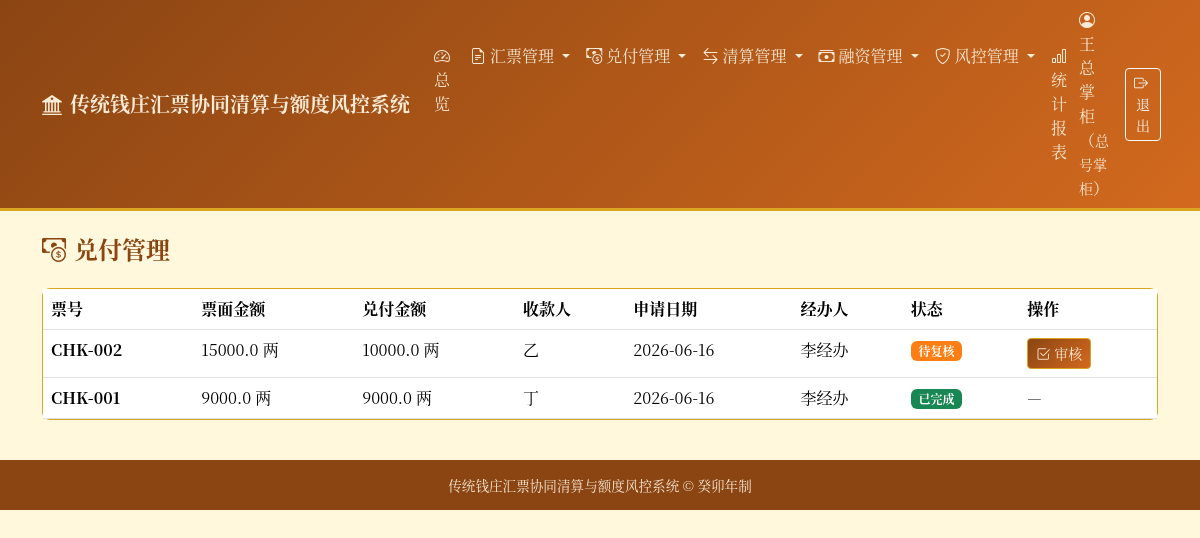
Screenshot of /redemptions (signed in) with the database file from the repository.
### tables this page shows
CREATE TABLE redemptions (
        id INTEGER PRIMARY KEY AUTOINCREMENT,
        bill_id INTEGER NOT NULL,
        payee TEXT NOT NULL,
        amount REAL NOT NULL CHECK(amount > 0),
        request_date TEXT NOT NULL,
        operator_id INTEGER NOT NULL,
        status TEXT NOT NULL DEFAULT '待复核' CHECK(status IN ('待复核', '已完成', '已拒绝')),
        reviewer_id INTEGER,
        review_date TEXT,
        review_comment TEXT,
        redeem_branch_id INTEGER,
        FOREIGN KEY (bill_id) REFERENCES bills(id),
        FOREIGN KEY (operator_id) REFERENCES users(id),
        FOREIGN KEY (reviewer_id) REFERENCES users(id),
        FOREIGN KEY (redeem_branch_id) REFERENCES branches(id)
    );

CREATE TABLE bills (
        id INTEGER PRIMARY KEY AUTOINCREMENT,
        bill_no TEXT UNIQUE NOT NULL,
        amount REAL NOT NULL CHECK(amount > 0),
        issuer_id INTEGER NOT NULL,
        issue_branch_id INTEGER,
        payee TEXT NOT NULL,
        issue_date TEXT NOT NULL,
        due_date TEXT,
        status TEXT NOT NULL DEFAULT '有效' CHECK(status IN (
            '有效', '已兑付', '已作废', '挂失', '冻结'
        )),
        remark TEXT,
        FOREIGN KEY (issuer_id) REFERENCES users(id),
        FOREIGN KEY (issue_branch_id) REFERENCES branches(id)
    );

CREATE TABLE users (
        id INTEGER PRIMARY KEY AUTOINCREMENT,
        username TEXT UNIQUE NOT NULL,
        real_name TEXT NOT NULL,
        role TEXT NOT NULL CHECK(role IN ('总号掌柜', '分号掌柜', '票号经办人', '复核人', '稽核员')),
        branch_id INTEGER,
        password TEXT NOT NULL DEFAULT '123456',
        status TEXT NOT NULL DEFAULT '在职' CHECK(status IN ('在职', '离职')),
        created_date TEXT NOT NULL,
        FOREIGN KEY (branch_id) REFERENCES branches(id)
    );

### main.py (the view)
@app.get("/redemptions", response_class=HTMLResponse)
def redemptions_list(request: Request, user=Depends(auth_dep)):
    conn = get_db()
    cursor = conn.cursor()
    cursor.execute(
        "SELECT r.*, b.bill_no, b.amount as bill_amount, u.real_name as operator_name, br.branch_name as redeem_branch_name FROM redemptions r LEFT JOIN bills b ON r.bill_id = b.id LEFT JOIN users u ON r.operator_id = u.id LEFT JOIN branches br ON r.redeem_branch_id = br.id ORDER BY r.id DESC"
    )
    redemptions = [dict(row) for row in cursor.fetchall()]
    conn.close()
    return templates.TemplateResponse(
        "redemptions.html",
        {"request": request, "user": user, "redemptions": redemptions},
    )

### templates/redemptions.html (shortened to what this page needs)
{% extends "base.html" %}
{% block content %}
<div class="mb-4">
    <h4 class="fw-bold" style="color: var(--qz-primary);">
        <i class="bi bi-cash-coin me-2"></i>兑付管理
    </h4>
</div>
<div class="card card-qz">
    <div class="card-body p-0">
        {% if redemptions %}
        <div class="table-responsive">
            <table class="table table-hover mb-0">
                <thead style="background-color: var(--qz-light);">
                    <tr>
                        <th>票号</th>
                        <th>票面金额</th>
                        <th>兑付金额</th>
                        <th>收款人</th>
                        <th>申请日期</th>
                        <th>经办人</th>
                        <th>状态</th>
                        <th>操作</th>
                    </tr>
                </thead>
                <tbody>
                    {% for r in redemptions %}
                    <tr>
                        <td><strong>{{ r.bill_no }}</strong></td>
                        <td>{{ r.bill_amount }} 两</td>
                        <td>{{ r.amount }} 两</td>
                        <td>{{ r.payee }}</td>
                        <td>{{ r.request_date }}</td>
                        <td>{{ r.operator_name }}</td>
                        <td>
                            {% if r.status == '待复核' %}
                            <span class="badge badge-pending">待复核</span>
                            {% elif r.status == '已完成' %}
                            <span class="badge badge-approved">已完成</span>
                            {% else %}
                            <span class="badge badge-rejected">已拒绝</span>
                            {% endif %}
                        </td>
                        <td>
                            {% if r.status == '待复核' and user.role in ('总号掌柜', '分号掌柜', '复核人') %}
                            <a href="/redemptions/{{ r.id }}/review" class="btn btn-sm btn-qz">
                                <i class="bi bi-check2-square me-1"></i>审核
                            </a>
                            {% else %}
                            <span class="text-muted">—</span>
                            {% endif %}
                        </td>
                    </tr>
                    {% endfor %}
                </tbody>
            </table>
        </div>
        {% else %}
        <div class="text-center py-5 text-muted">
            <i class="bi bi-inbox fs-1 d-block mb-3"></i>
            <p>暂无兑付记录</p>
        </div>
        {% endif %}
    </div>
</div>
{% endblock %}

### templates/base.html (style rules this page uses)
:root { --qz-primary: #8B4513; --qz-secondary: #D2691E; --qz-accent: #DAA520; --qz-bg: #FFF8DC; --qz-dark: #3E2723; --qz-light: #FAEBD7; }
body { background-color: var(--qz-bg); font-family: "Songti SC", "SimSun", "Noto Serif CJK SC", serif; color: var(--qz-dark); }
.card-qz { border: 1px solid var(--qz-accent); border-radius: 8px; background: #FFFEF5; }
.btn-qz { background: linear-gradient(135deg, var(--qz-primary), var(--qz-secondary)); color: var(--qz-light); border: 1px solid var(--qz-accent); }
.badge-pending { background-color: #fd7e14; }
.badge-approved { background-color: #198754; }

### rows the page displays
redemptions: bill_no "CHK-002", bill_amount "15000.0", amount "10000.0", payee "乙", request_date "2026-06-16", operator_name "李经办", status "待复核"
redemptions: bill_no "CHK-001", bill_amount "9000.0", amount "9000.0", payee "丁", request_date "2026-06-16", operator_name "李经办", status "已完成"

### other values shown
{{ user.real_name }} "王总掌柜"
{{ user.role }} "总号掌柜"
